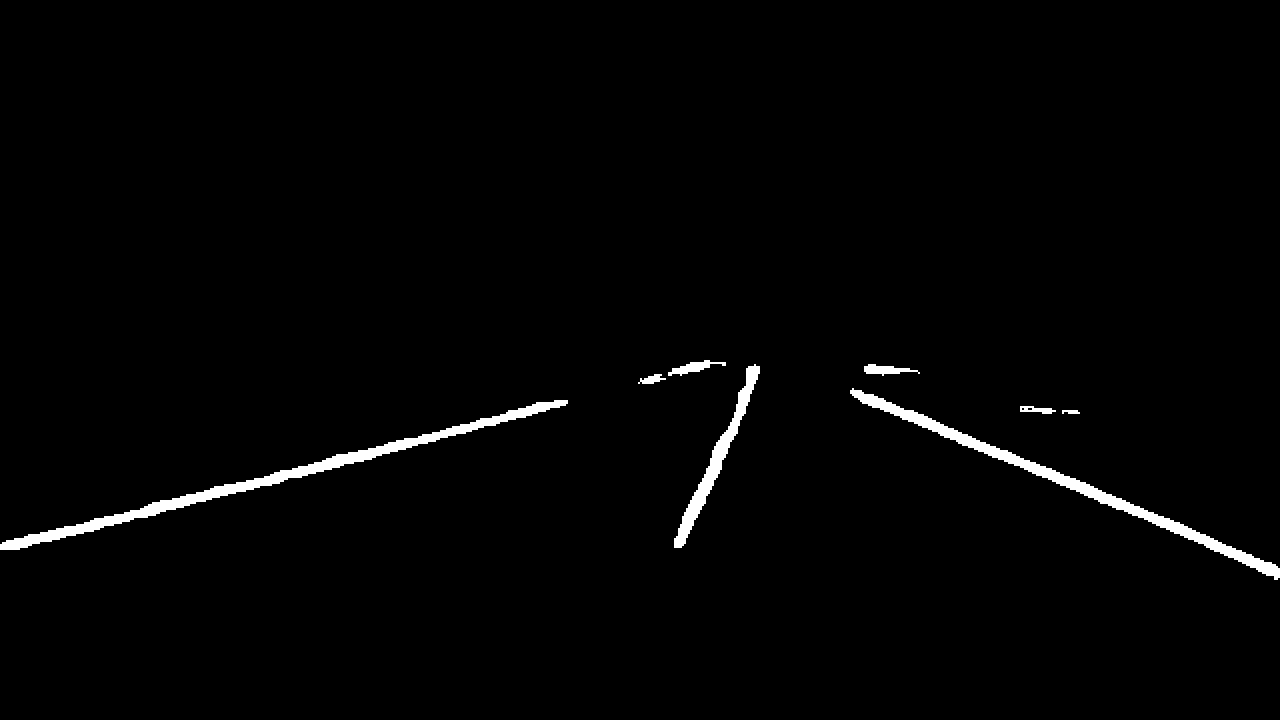
#> input picture DWA/lane/100.png, 1280 x 720 px; its folder holds only this picture in this run
$ python test_lane.py   (older library calls are emulated)
#> lines starting #> are read from the running program, lines starting #| are printed output that depends on the picture; after the words box and inside, x2 and y2 are one past the last pixel; in counts of white or black regions, pixels touching at a corner belong together
### lib/core/postprocess.py
import torch
from lib.utils import is_parallel
import numpy as np
np.set_printoptions(threshold=np.inf)
import cv2
from sklearn.cluster import DBSCAN


# [71 lines left out: function build_targets, not called in this run]

def morphological_process(image, kernel_size=5, func_type=cv2.MORPH_CLOSE):
    """
    morphological process to fill the hole in the binary segmentation result
    :param image:
    :param kernel_size:
    :return:
    """
#> called with kernel_size = 3, func_type = 2
    if len(image.shape) == 3:
        raise ValueError('Binary segmentation result image should be a single channel image')

    if image.dtype is not np.uint8:
        image = np.array(image, np.uint8)

    kernel = cv2.getStructuringElement(shape=cv2.MORPH_ELLIPSE, ksize=(kernel_size, kernel_size))

    # close operation fille hole
    closing = cv2.morphologyEx(image, func_type, kernel, iterations=1)
#> closing: shape (720, 1280); 1.5% white; 11 white regions (2 under 20 px), largest, box (x1, y1, x2, y2) and area: (0, 400, 568, 550) 5589, (850, 389, 1280, 580) 4746, (674, 365, 760, 548) 2246

    return closing

# [30 lines left out: functions fillHole, connect_components_analysis, not called in this run]

def if_y(samples_x):
    for sample_x in samples_x:
        if len(sample_x):
            if len(sample_x) != (sample_x[-1] - sample_x[0] + 1):
                return False
    return True


def fitlane(mask, sel_labels, labels, stats):
    for label_group in sel_labels:
        states = [stats[k] for k in label_group]
        x_max, y_max, w_max, h_max, _ = np.amax(np.array(states), axis=0)
        x_min, y_min, w_min, h_min, _ = np.amin(np.array(states), axis=0)
        # print(np.array(states))
        x = x_min; y = y_min; w = w_max; h = h_max
        if len(label_group) > 1:
            # print(label_group)
            for m in range(len(label_group)-1):
                # print(label_group[m+1])
                # print(label_group[0])
                labels[labels == label_group[m+1]] = label_group[0]
        t = label_group[0]
        if (y_max + h - 1) > 720:
            samples_y = np.linspace(y, 720-1, 20)
        else:
            samples_y = np.linspace(y, y_max+h-1, 20)

        samples_x = [np.where(labels[int(sample_y)]==t)[0] for sample_y in samples_y]

        if if_y(samples_x):
            # print('in y')
            samples_x = [int(np.mean(sample_x)) if len(sample_x) else -1 for sample_x in samples_x]
            samples_x = np.array(samples_x)
            samples_y = np.array(samples_y)
            samples_y = samples_y[samples_x != -1]
            samples_x = samples_x[samples_x != -1]
            func = np.polyfit(samples_y, samples_x, 2)
            # x_limits = np.polyval(func, 0)
            # if x_limits < 0 or x_limits > 1280:
            # if (y_max + h - 1) > 720:
            draw_y = np.linspace(y, 720-1, 720-y)
            # else:
            #     draw_y = np.linspace(y, y_max+h-1, y_max+h-y)
                # draw_y = np.linspace(y, 720-1, 720-y)
            draw_x = np.polyval(func, draw_y)
            draw_y = draw_y[draw_x < 1280]
            draw_x = draw_x[draw_x < 1280]

            draw_points = (np.asarray([draw_x, draw_y]).T).astype(np.int32)
            cv2.polylines(mask, [draw_points], False, 1, thickness=15)
        else:
            # print('in x')
            if (x_max + w - 1) > 1280:
                samples_x = np.linspace(x, 1280-1, 20)
            else:
                samples_x = np.linspace(x, x_max+w-1, 20)
            samples_y = [np.where(labels[:, int(sample_x)]==t)[0] for sample_x in samples_x]
            samples_y = [int(np.mean(sample_y)) if len(sample_y) else -1 for sample_y in samples_y]
            samples_x = np.array(samples_x)
            samples_y = np.array(samples_y)
            samples_x = samples_x[samples_y != -1]
            samples_y = samples_y[samples_y != -1]
            func = np.polyfit(samples_x, samples_y, 2)
            # y_limits = np.polyval(func, 0)
            # if y_limits > 720 or y_limits < 0:
            # if (x_max + w - 1) > 1280:
            draw_x = np.linspace(x, 1280-1, 1280-x)
            # [9 lines of commented-out code are left out]
            draw_y = np.polyval(func, draw_x)
            draw_x = draw_x[draw_y < 720]
            draw_y = draw_y[draw_y < 720]
            draw_points = (np.asarray([draw_x, draw_y]).T).astype(np.int32)
            cv2.polylines(mask, [draw_points], False, 1, thickness=15)
    return mask

def connect_lane(image):
    if len(image.shape) == 3:
        gray_image = cv2.cvtColor(image, cv2.COLOR_BGR2GRAY)
    else:
        gray_image = image

    mask = np.zeros((image.shape[0], image.shape[1]), np.uint8)
    # print(gray_image.dtype)
    num_labels, labels, stats, centers = cv2.connectedComponentsWithStats(gray_image, connectivity=8, ltype=cv2.CV_32S)
#> labels: shape (720, 1280) int32; 12 distinct labels, from 0 to 11
#> num_labels = 12; stats = [[0, 0, 1280, 720, 908047], [668, 360, 43, 16, 319], [721, 362, 5, 4, 14], [674, 365, 86, 183, 2246], [864, 364, 47, 11, 323], [640, 374, 21, 10, 129], [850, 389, 430, 191, 4746], [0, 400, 568, 150, 5589], [1020, 406, 9, 6, 38], [1031, 406, 22, 8, 104], [1062, 410, 3, 3, 5], [1067, 410, 12, 4, 40]]; centers = [[639.1, 357.9], [690.6, 367.5], [723.2, 363.4], [716.4, 459], [883.6, 369.4], [651.2, 379], [1068.2, 482.6], [273.6, 477.5], [1024.3, 408.5], [1042, 409.9], [1063, 411], [1072.5, 411.5]]
    ratios = []
    selected_label = []

    for t in range(1, num_labels, 1):
        x, y, w, h, area = stats[t]
        center = centers[t]
        if area > 400:
            samples_y = [y, y+h-1]
            selected_label.append(t)
            samples_x = [np.where(labels[int(m)]==t)[0] for m in samples_y]
            samples_x = [int(np.median(sample_x)) for sample_x in samples_x]
            delta_x = samples_x[1] - samples_x[0]
            if center[0]/1280 > 0.5:
                ratios.append([0.7 * h / delta_x , h / w, 1.])
            else:
                ratios.append([0.7 * h / delta_x , h / w, 0.])
#> this loop made 11 passes
#> (x, y, w, h, area, center, samples_y, samples_x) on passes 3, 6, 7: (674, 365, 86, 183, 2246, [716.4, 459], [365, 547], [754, 677]), (850, 389, 430, 191, 4746, [1068.2, 482.6], [389, 579], [852, 1275]), (0, 400, 568, 150, 5589, [273.6, 477.5], [400, 549], [560, 9])
#> after the loop, ratios = [[-1.66, 2.13, 1], [0.316, 0.444, 1], [-0.191, 0.264, 0]]; selected_label = [3, 6, 7]

    clustering = DBSCAN(eps=0.3, min_samples=1).fit(ratios)
    # print(clustering.labels_)
    split_labels = []
    selected_label = np.array(selected_label)
    for k in range(len(set(clustering.labels_))):
        index = np.where(clustering.labels_==k)[0]
        split_labels.append(selected_label[index])
#> this loop made 3 passes
#> index on passes 1 to 3: [0], [1], [2]
#> after the loop, split_labels = [[3], [6], [7]]

    # for i in range(1, num_labels, 1):
    #     if i not in set(selected_label):
    #         labels[labels == i] = 0
    # print(split_labels)
    mask_post = fitlane(mask, split_labels, labels, stats)
#> the loop in fitlane, `for label_group in sel_labels:` made 3 passes
#> (label_group, states, x_max, y_max, w_max, h_max, x_min, y_min) on passes 1 to 3: ([3], [[674, 365, 86, 183, 2246]], 674, 365, 86, 183, 674, 365), ([6], [[850, 389, 430, 191, 4746]], 850, 389, 430, 191, 850, 389), ([7], [[0, 400, 568, 150, 5589]], 0, 400, 568, 150, 0, 400)
#> after the loop in fitlane, `for label_group in sel_labels:`:
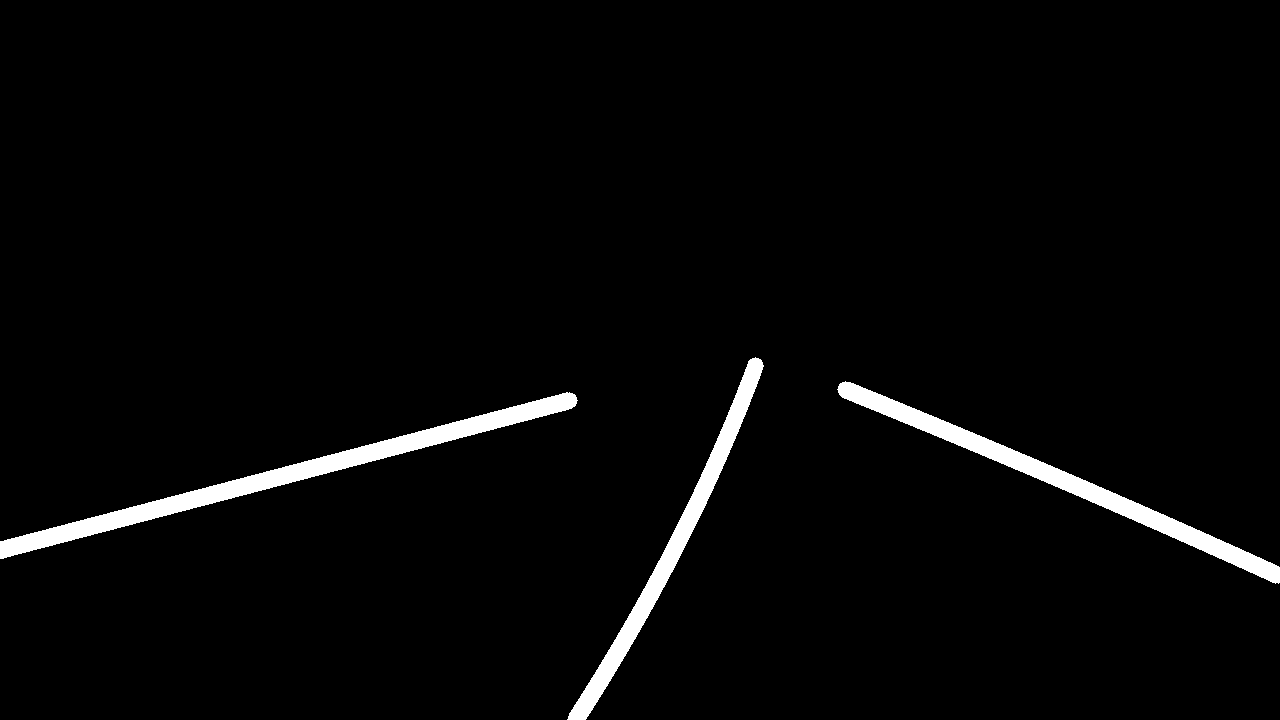
#> mask: shape (720, 1280); values 0 (black) and 1 (white), 2.8% white; 3 white regions, box (x1, y1, x2, y2) and area: (0, 392, 578, 559) 10262, (837, 381, 1280, 584) 8352, (567, 357, 764, 720) 6862
    return mask_post

### test_lane.py
import numpy as np
import cv2
import os
import sys
BASE_DIR = os.path.dirname(os.path.dirname(os.path.abspath(__file__)))
sys.path.append(BASE_DIR)
from lib.core.postprocess import morphological_process, connect_components_analysis, fitlane, connect_lane


def read_data(path):
    file_list = os.listdir(path)
    file_names = [path + file_name for file_name in file_list]
    return file_names

if __name__ == '__main__':
    path = 'DWA/lane/'
    output = 'DWA/lanepost/'
    img_list = read_data(path)
    for img_name in img_list:
        # print(img_name)
        img = cv2.imread(img_name, 0)
        print(img_name)
        img = morphological_process(img, kernel_size=3, func_type=cv2.MORPH_OPEN)
        img = connect_lane(img)
        name = os.path.basename(img_name)
        # # print(output)
        # # print(type(img))
        cv2.imwrite(output+name, img*255)

$ run again, on DWA/lane/325.png
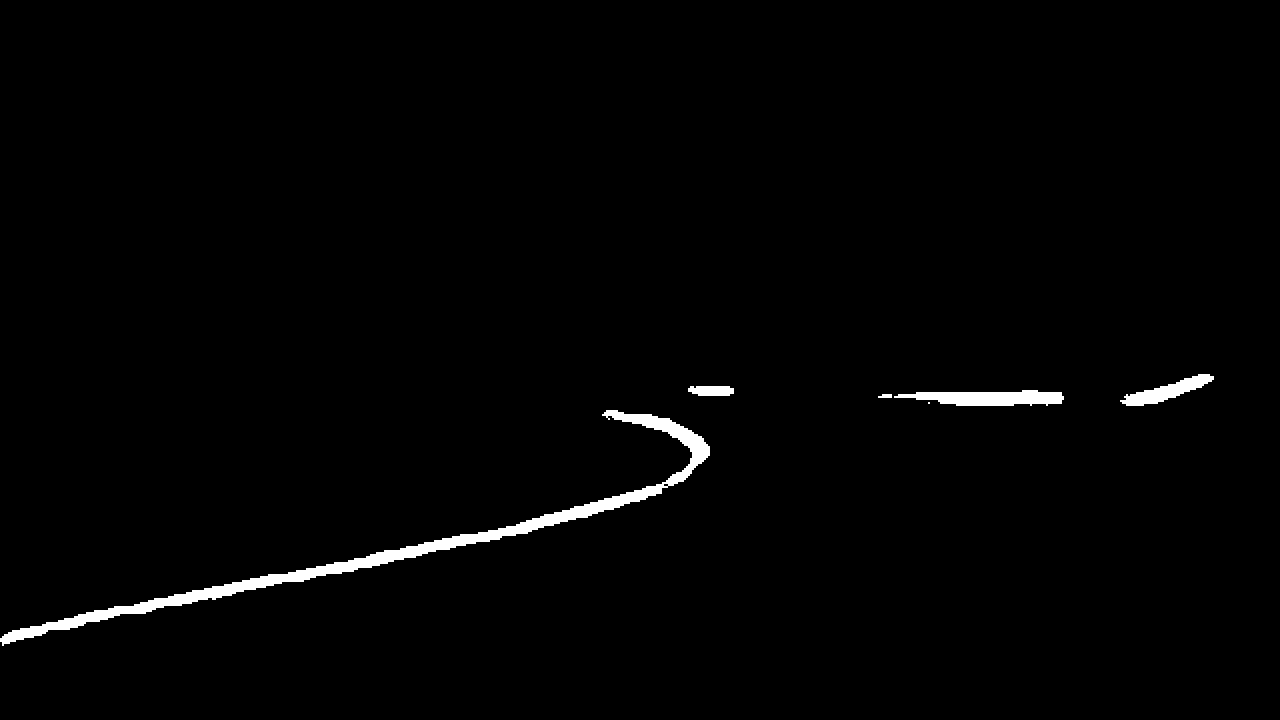
#> input picture DWA/lane/325.png, 1280 x 720 px
#> img: shape (720, 1280); 1.4% white; 6 white regions (1 under 20 px), largest, box (x1, y1, x2, y2) and area: (0, 410, 710, 646) 9080, (894, 390, 1064, 406) 1904, (1120, 374, 1214, 406) 1172, (688, 386, 734, 396) 408, (878, 394, 892, 398) 48
#> closing: shape (720, 1280); 1.3% white; 5 white regions, box (x1, y1, x2, y2) and area: (0, 410, 710, 645) 8840, (897, 390, 1064, 406) 1880, (1121, 374, 1214, 406) 1136, (688, 386, 734, 396) 397, (881, 394, 892, 398) 38
#> num_labels = 6; stats = [[0, 0, 1280, 720, 909309], [1121, 374, 93, 32, 1136], [688, 386, 46, 10, 397], [897, 390, 167, 16, 1880], [881, 394, 11, 4, 38], [0, 410, 710, 235, 8840]]; centers = [[640.4, 357.6], [1166.8, 390.8], [711.5, 390.4], [989.2, 397.6], [886.2, 395.6], [403.7, 540.1]]
#> the loop in connect_lane, `for t in range(1, num_labels, 1):` made 5 passes
#> (x, y, w, h, area, center, samples_y, samples_x) on passes 1, 3, 5: (1121, 374, 93, 32, 1136, [1166.8, 390.8], [374, 405], [1203, 1134]), (897, 390, 167, 16, 1880, [989.2, 397.6], [390, 405], [1029, 984]), (0, 410, 710, 235, 8840, [403.7, 540.1], [410, 644], [611, 3])
#> after the loop in connect_lane, `for t in range(1, num_labels, 1):`: ratios = [[-0.325, 0.344, 1], [-0.249, 0.0958, 1], [-0.271, 0.331, 0]]; selected_label = [1, 3, 5]
#> the loop in connect_lane, `for k in range(len(set(clustering.labels_))):` made 2 passes
#> index on passes 1 to 2: [0, 1], [2]
#> after the loop in connect_lane, `for k in range(len(set(clustering.labels_))):`: split_labels = [[1, 3], [5]]
#> the loop in fitlane, `for label_group in sel_labels:` made 2 passes
#> (label_group, states, x_max, y_max, w_max, h_max, x_min, y_min) on passes 1 to 2: ([1, 3], [[1121, 374, 93, 32, 1136], [897, 390, 167, 16, 1880]], 1121, 390, 167, 32, 897, 374), ([5], [[0, 410, 710, 235, 8840]], 0, 410, 710, 235, 0, 410)
#> after the loop in fitlane, `for label_group in sel_labels:`:
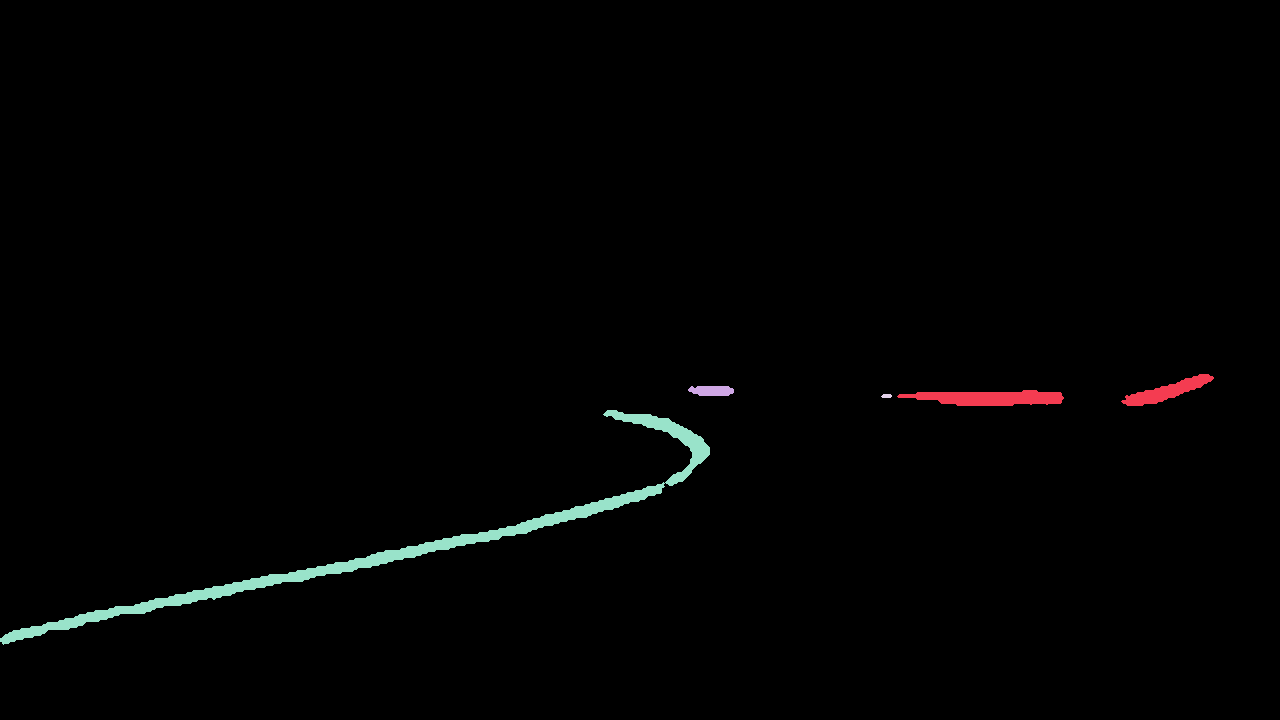
#> labels: shape (720, 1280) int32; 5 distinct labels, from 0 to 5; one colour per label, 0 black
#> after the loop in fitlane, `for label_group in sel_labels:`:
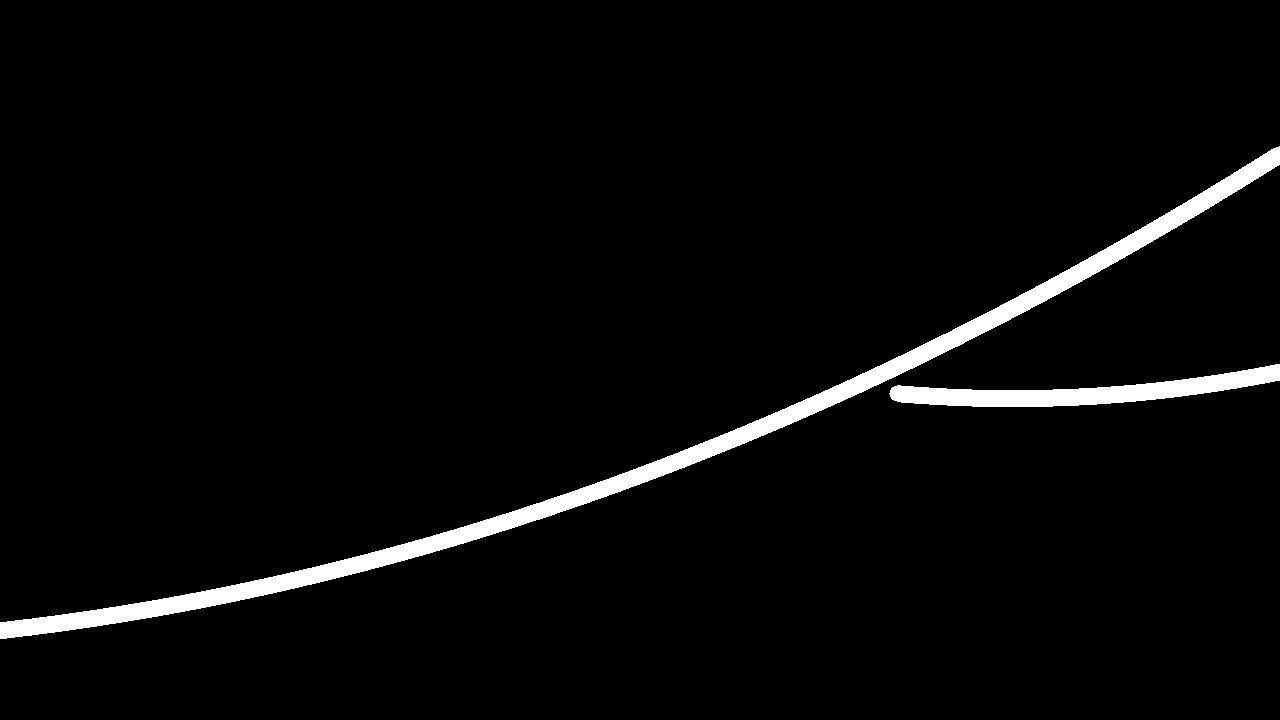
#> mask: shape (720, 1280); values 0 (black) and 1 (white), 3.2% white; 2 white regions, box (x1, y1, x2, y2) and area: (0, 146, 1280, 639) 23073, (889, 364, 1280, 407) 6601
